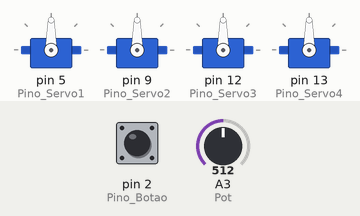
Bench run of a sketch on a simulated Arduino Uno, built with avr-gcc and run on an emulated ATmega328P. Shown: 4 × servo. Inputs (shaded band) come from the test bench; at power-on: A3 (Pot) = 512, pin 2 (Pino_Botao) HIGH.

Above: at 1.2 s.
1.3 s: A3 (Pot) set to 716
At 2.5 s:
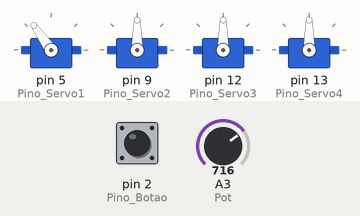
2.8 s: pin 2 (Pino_Botao) pulled LOW for 0.15 s
At 3.6 s:
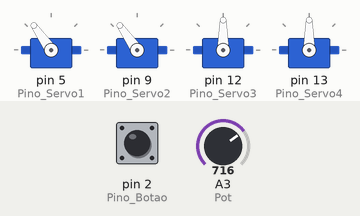
4.4 s: A3 (Pot) set to 900
At 4.9 s:
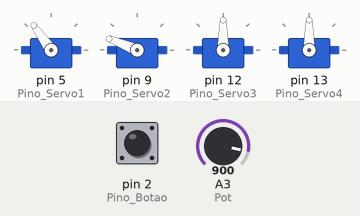
5.9 s: pin 2 (Pino_Botao) pulled LOW for 1 s
At 7.2 s:
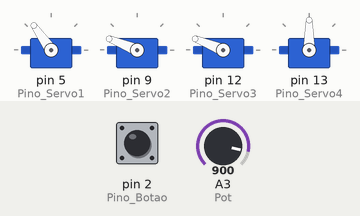
8.4 s: pin 2 (Pino_Botao) pulled LOW for 0.15 s
At 9.1 s:
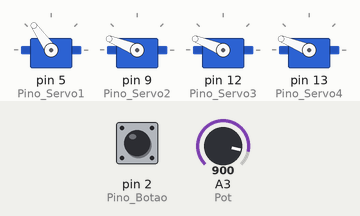
10.0 s: A3 (Pot) set to 1023
At 10.3 s:
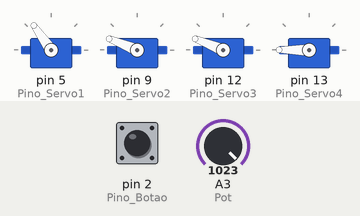
Timing chart, 0 to 12.5 s (numbered marks = the images above; inputs shaded):
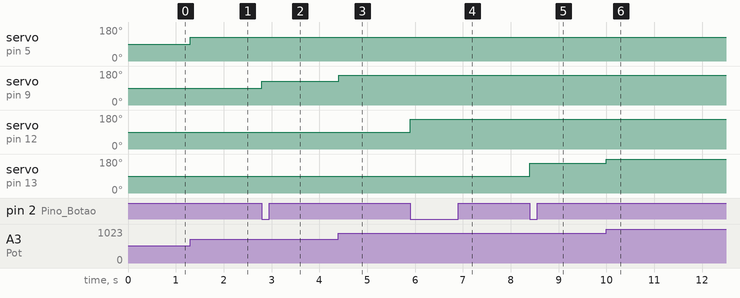

The sketch:

Codigo_Controle_S_Motor.ino
```cpp
/* Programa: Controlando servos motores na placa Sensor Shield */

/* Inclui a biblioteca de controle de servo */
#include <Servo.h>
/* Cria os objetos para controlar os servos */
Servo servo1;
Servo servo2;
Servo servo3;
Servo servo4;
/* Define os pinos de dados dos servos */
int Pino_Servo1 = 5;
int Pino_Servo2 = 9;
int Pino_Servo3 = 12;
int Pino_Servo4 = 13;
/* Pino de dados do potenciômetro. */
int Pot = A3;
/* Pino de dados do botão. */
int Pino_Botao = 2;
/* Variável para selecionar um servo para controle. */
int seletor = 1;
void setup() {
/* Endereça os objetos servos aos pinos de dados definidos
*/
servo1.attach(Pino_Servo1);
servo2.attach(Pino_Servo2);
servo3.attach(Pino_Servo3);
servo4.attach(Pino_Servo4);
/* Define o pino do botão como entrada e ativa o resistor
interno. */
pinMode(Pino_Botao, INPUT_PULLUP);
/* Ativa a interrupção no pino do botão e chama a função
“seleciona” para alterar o servo a ser controlado. */
attachInterrupt(digitalPinToInterrupt(Pino_Botao),
seleciona, FALLING);
}
void loop() {
/* Verifica qual servo está selecionado. */
switch (seletor) {
   /* Caso selecione 1, operará o Servo1. */
   case 1:
     Servo1();
     break;
  /* Caso selecione 2, operará o Servo2. */
   case 2:
     Servo2();
     break;
   /* Caso selecione 3, operará o Servo3. */
   case 3:
     Servo3();
     break;
   /* Caso selecione 4, operará o Servo4. */
   case 4:
     Servo4();
     break;
}
}
/* Função que altera a seleção do servo. */
void seleciona() {
seletor++;
if (seletor > 4)
{
   seletor = 1;
}
}
/* Função de controle do Servo1 através dos dados do
potenciômetro. */
void Servo1()
{
servo1.write(map(analogRead(Pot), 0, 1023, 0, 180));
}
/* Função de controle do Servo2 através dos dados do
potenciômetro. */
void Servo2()
{
servo2.write(map(analogRead(Pot), 0, 1023, 0, 180));
}
/* Função de controle do Servo3 através dos dados do
potenciômetro. */
void Servo3()
{
servo3.write(map(analogRead(Pot), 0, 1023, 0, 180));
}
/* Função de controle do Servo4 através dos dados do
potenciômetro. */
void Servo4()
{
servo4.write(map(analogRead(Pot), 0, 1023, 0, 180));
}
```

Measured:
- after the input at 1.3 s, servo on pin 5 (Pino_Servo1): 90° → 125° at once
- after the input at 2.8 s, servo on pin 9 (Pino_Servo2): 90° → 125° at once
- after the input at 4.4 s, servo on pin 9 (Pino_Servo2): 125° → 158° at once
- after the input at 5.9 s, servo on pin 12 (Pino_Servo3): 90° → 158° at once
- after the input at 8.4 s, servo on pin 13 (Pino_Servo4): 90° → 158° at once
- after the input at 10.0 s, servo on pin 13 (Pino_Servo4): 158° → 180° at once
